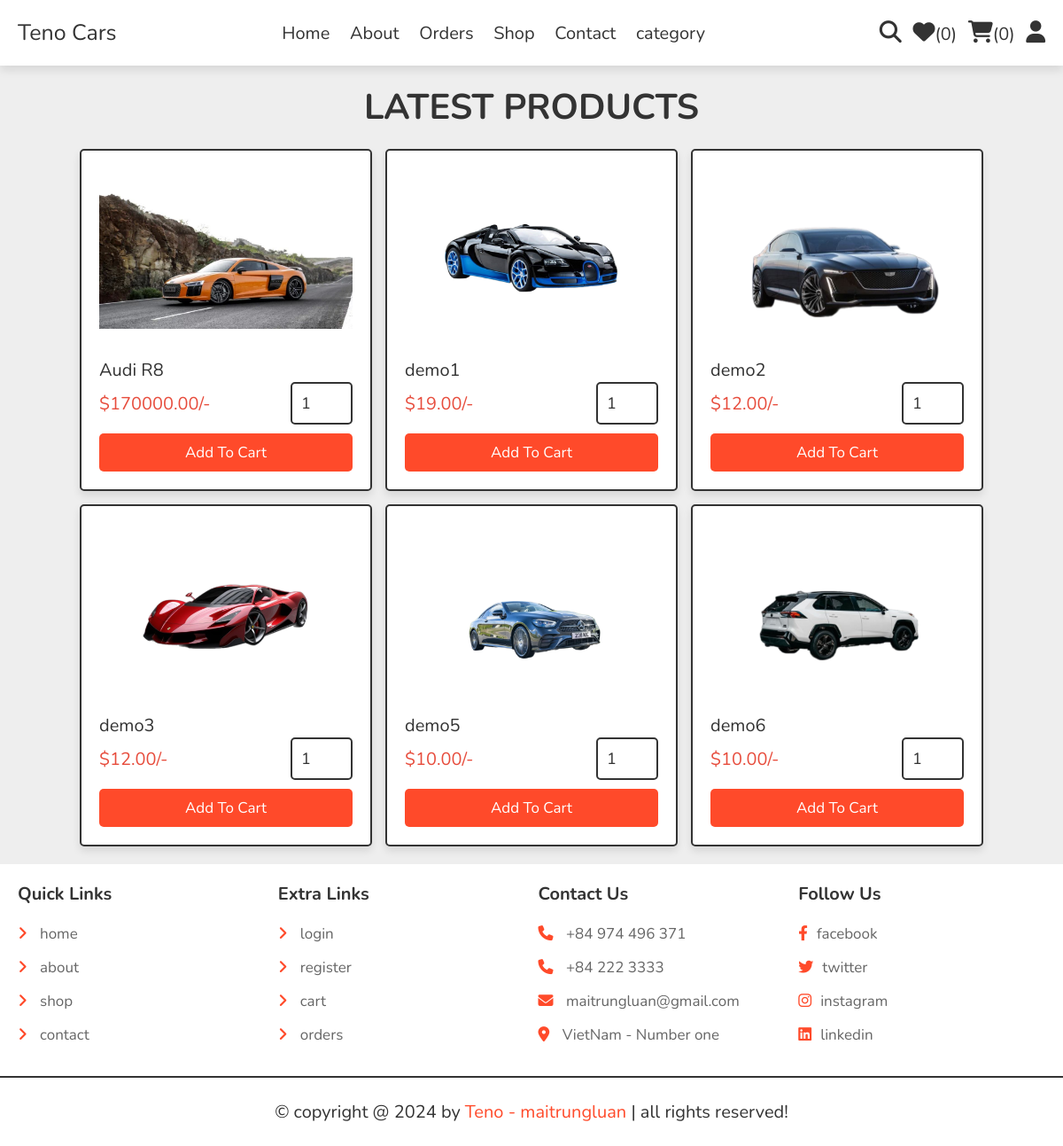
The page /shop.php on the database its author committed.
### tables this page shows
CREATE TABLE `products` (
  `id` int NOT NULL,
  `name` varchar(100) NOT NULL,
  `details` varchar(500) NOT NULL,
  `price` decimal(12,2) DEFAULT NULL,
  `image_01` varchar(100) NOT NULL,
  `image_02` varchar(100) NOT NULL,
  `image_03` varchar(100) NOT NULL,
  `category` varchar(100) NOT NULL
);

### shop.php (the view, shortened to what this page needs)
<?php
include 'components/connect.php';
?>
<!DOCTYPE html>
<html lang="en">
<head>
   <link rel="stylesheet" href="https://cdnjs.cloudflare.com/ajax/libs/font-awesome/6.1.1/css/all.min.css">
   <link rel="stylesheet" href="css/style.css">
</head>
<body>
<?php include 'components/user_header.php'; ?>
<section class="products">
   <h1 class="heading">latest products</h1>
   <div class="box-container">
   <?php
     $category = isset($_GET['category']) ? $_GET['category'] : '';
     if ($category) {
        $select_products = $conn->prepare("SELECT * FROM `products` WHERE category = ?");
        $select_products->execute([$category]);
     } else {
        $select_products = $conn->prepare("SELECT * FROM `products`");
        $select_products->execute();
     }
     if ($select_products->rowCount() > 0) {
      while ($fetch_product = $select_products->fetch(PDO::FETCH_ASSOC)) {
   ?>
   <form action="" method="post" class="box">
      <img src="uploaded_img/<?= $fetch_product['image_01']; ?>" alt="">
      <div class="name"><?= $fetch_product['name']; ?></div>
      <div class="flex">
         <div class="price"><span>$</span><?= $fetch_product['price']; ?><span>/-</span></div>
         <input type="number" name="qty" class="qty" min="1" max="99" onkeypress="if(this.value.length == 2) return false;" value="1">
      </div>
      <input type="submit" value="add to cart" class="btn" name="add_to_cart">
   </form>
   <?php
      }
   } else {
      echo '<p class="empty">no products found!</p>';
   }
   ?>
   </div>
</section>
<?php include 'components/footer.php'; ?>
</body>
</html>

### components/user_header.php (shortened to what this page needs)
<header class="header">
   <section class="flex">
      <a href="home.php" class="logo">Teno Cars<span></span></a>
      <nav class="navbar">
         <a href="index.php">Home</a>
         <a href="about.php">About</a>
         <a href="orders.php">Orders</a>
         <a href="shop.php">Shop</a>
         <a href="contact.php">Contact</a>
         <a href="category.php">category</a>
      </nav>
      <div class="icons">
         <?php
            $count_wishlist_items = $conn->prepare("SELECT * FROM `wishlist` WHERE user_id = ?");
            $count_wishlist_items->execute([$user_id]);
            $total_wishlist_counts = $count_wishlist_items->rowCount();
            $count_cart_items = $conn->prepare("SELECT * FROM `cart` WHERE user_id = ?");
            $count_cart_items->execute([$user_id]);
            $total_cart_counts = $count_cart_items->rowCount();
         ?>
         <a href="search_page.php"><i class="fas fa-search"></i></a>
         <a href="wishlist.php"><i class="fas fa-heart"></i><span>(<?= $total_wishlist_counts; ?>)</span></a>
         <a href="cart.php"><i class="fas fa-shopping-cart"></i><span>(<?= $total_cart_counts; ?>)</span></a>
         <div id="user-btn" class="fas fa-user"></div>
      </div>
   </section>
</header>

### components/footer.php
<footer class="footer">
   <section class="grid">
      <div class="box">
         <h3>quick links</h3>
         <a href="home.php"> <i class="fas fa-angle-right"></i> home</a>
         <a href="about.php"> <i class="fas fa-angle-right"></i> about</a>
         <a href="shop.php"> <i class="fas fa-angle-right"></i> shop</a>
         <a href="contact.php"> <i class="fas fa-angle-right"></i> contact</a>
      </div>
      <div class="box">
         <h3>extra links</h3>
         <a href="user_login.php"> <i class="fas fa-angle-right"></i> login</a>
         <a href="user_register.php"> <i class="fas fa-angle-right"></i> register</a>
         <a href="cart.php"> <i class="fas fa-angle-right"></i> cart</a>
         <a href="orders.php"> <i class="fas fa-angle-right"></i> orders</a>
      </div>
      <div class="box">
         <h3>contact us</h3>
         <a href="tel:0974496371"><i class="fas fa-phone"></i> +84 974 496 371</a>
         <a href="tel:11122233333"><i class="fas fa-phone"></i> +84 222 3333</a>
         <a href="mailto:shaikh@gmail.com"><i class="fas fa-envelope"></i> maitrungluan@gmail.com</a>
         <a href="https://www.google.com/myplace"><i class="fas fa-map-marker-alt"></i> VietNam - Number one </a>
      </div>
      <div class="box">
         <h3>follow us</h3>
         <a href="https://www.facebook.com/inter.helloworld"><i class="fab fa-facebook-f"></i>facebook</a>
         <a href="#"><i class="fab fa-twitter"></i>twitter</a>
         <a href=""><i class="fab fa-instagram"></i>instagram</a>
         <a href="#"><i class="fab fa-linkedin"></i>linkedin</a>
      </div>
   </section>
   <div class="credit">&copy; copyright @ <?= date('Y'); ?> by <span>Teno - maitrungluan</span> | all rights reserved!</div>
</footer>

### css/style.css (style rules this page uses)
:root { --main-color:#ff4a2a; --orange:#f39c12; --red:#e74c3c; --black:#333; --white:#fff; --light-color:#666; --light-bg:#eee; --border:.2rem solid var(--black); --box-shadow:0 .5rem 1rem rgba(0,0,0,.1); }
* { font-family: 'Nunito', sans-serif; margin:0; padding:0; box-sizing: border-box; outline: none; border:none; text-decoration: none; }
html { font-size: 62.5%; overflow-x: hidden; }
body { background-color: var(--light-bg); }
section { padding:2rem; max-width: 1200px; margin:0 auto; }
.heading { font-size: 4rem; color:var(--black); margin-bottom: 2rem; text-align: center; text-transform: uppercase; }
.btn, .delete-btn, .option-btn { display: block; width: 100%; margin-top: 1rem; border-radius: .5rem; padding:1rem 3rem; font-size: 1.7rem; text-transform: capitalize; color:var(--white); cursor: pointer; text-align: center; }
.btn { background-color: var(--main-color); }
.header { position: sticky; top:0; left:0; right:0; background-color: var(--white); box-shadow: var(--box-shadow); z-index: 1000; }
.header .flex { display: flex; align-items: center; justify-content: space-between; position: relative; }
.header .flex .logo { font-size: 2.5rem; color:var(--black); }
.header .flex .navbar a { margin:0 1rem; font-size: 2rem; color:var(--black); }
.header .flex .icons > * { margin-left: 1rem; font-size: 2.5rem; cursor: pointer; color:var(--black); }
.header .flex .icons a span { font-size: 2rem; }
.products .box-container { display: grid; grid-template-columns: repeat(auto-fit, 33rem); gap:1.5rem; justify-content: center; align-items: flex-start; }
.products .box-container .box { position: relative; background-color: var(--white); box-shadow: var(--box-shadow); border-radius: .5rem; border:var(--border); padding:2rem; overflow: hidden; }
.products .box-container .box img { height: 20rem; width: 100%; object-fit: contain; margin-bottom: 1rem; }
.products .box-container .box .name { font-size: 2rem; color:var(--black); }
.products .box-container .box .flex { display: flex; align-items: center; gap:1rem; }
.products .box-container .box .flex .qty { width: 7rem; padding:1rem; border:var(--border); font-size: 1.8rem; color:var(--black); border-radius: .5rem; }
.products .box-container .box .flex .price { font-size: 2rem; color:var(--red); margin-right: auto; }
.footer { background-color: var(--white); }
.footer .grid { display: grid; grid-template-columns: repeat(auto-fit, minmax(27rem, 1fr)); gap:1.5rem; align-items: flex-start; }
.footer .grid .box h3 { font-size: 2rem; color:var(--black); margin-bottom: 2rem; text-transform: capitalize; }
.footer .grid .box a { display: block; margin:1.5rem 0; font-size: 1.7rem; color:var(--light-color); }
.footer .grid .box a i { padding-right: 1rem; color:var(--main-color); transition: .2s linear; }
.footer .credit { text-align: center; padding: 2.5rem 2rem; border-top: var(--border); font-size: 2rem; color:var(--black); }
.footer .credit span { color:var(--main-color); }

### rows shown on the page
products: image_01 (picture), name "Audi R8", price "170000.00"
products: image_01 (picture), name "demo1", price "19.00"
products: image_01 (picture), name "demo2", price "12.00"
products: image_01 (picture), name "demo3", price "12.00"
products: image_01 (picture), name "demo5", price "10.00"
products: image_01 (picture), name "demo6", price "10.00"

### other values the page prints
$total_wishlist_counts "0"
$total_cart_counts "0"
